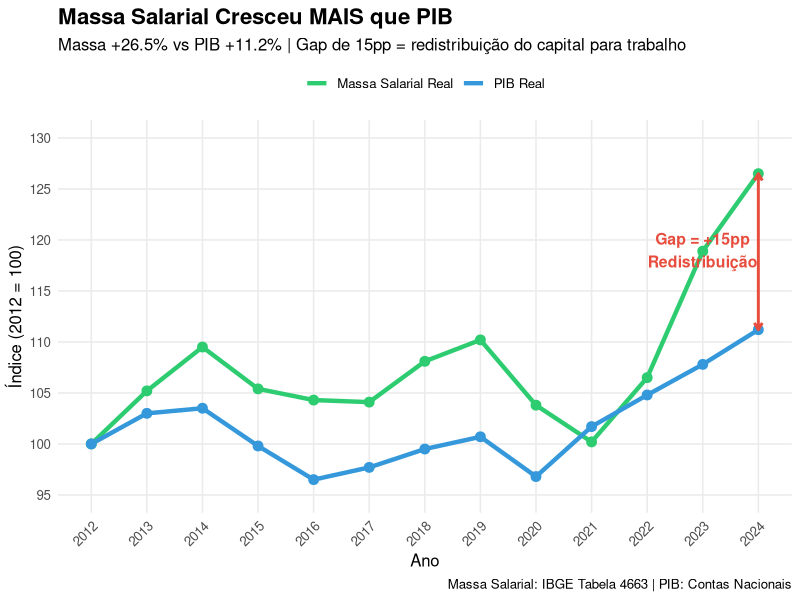
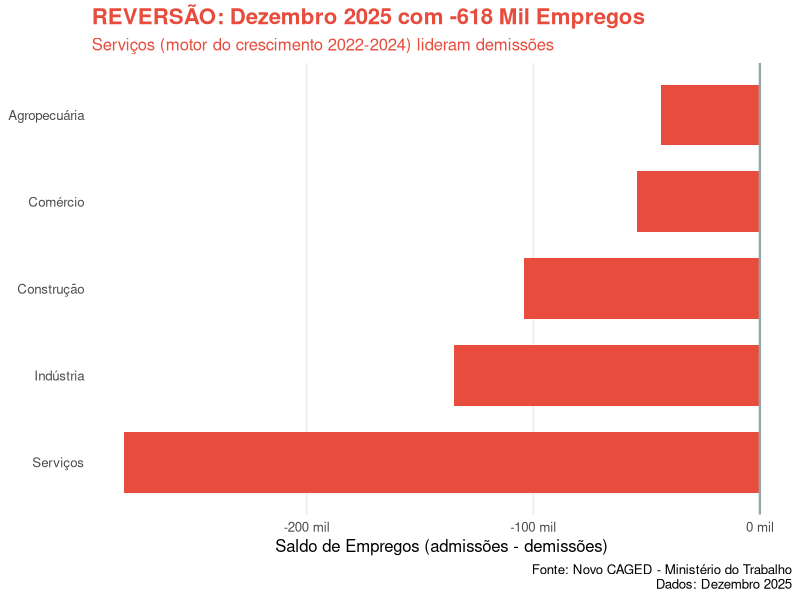
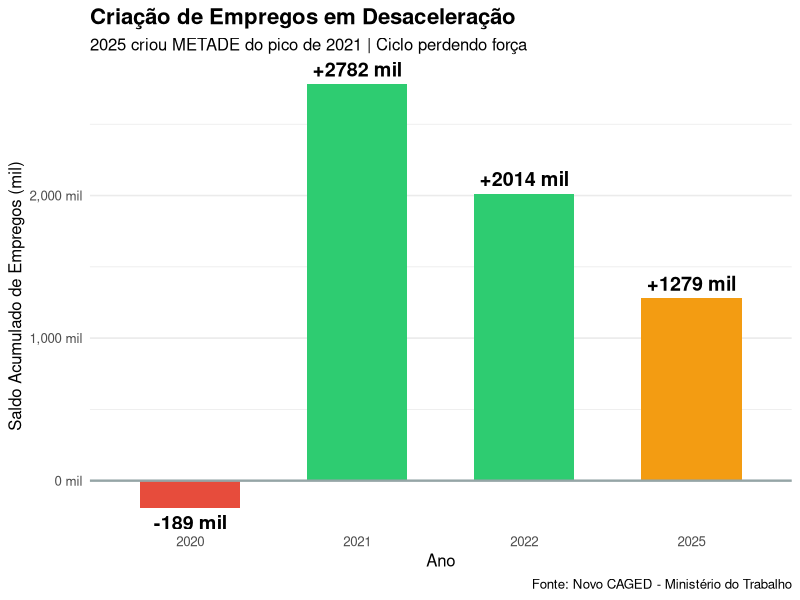
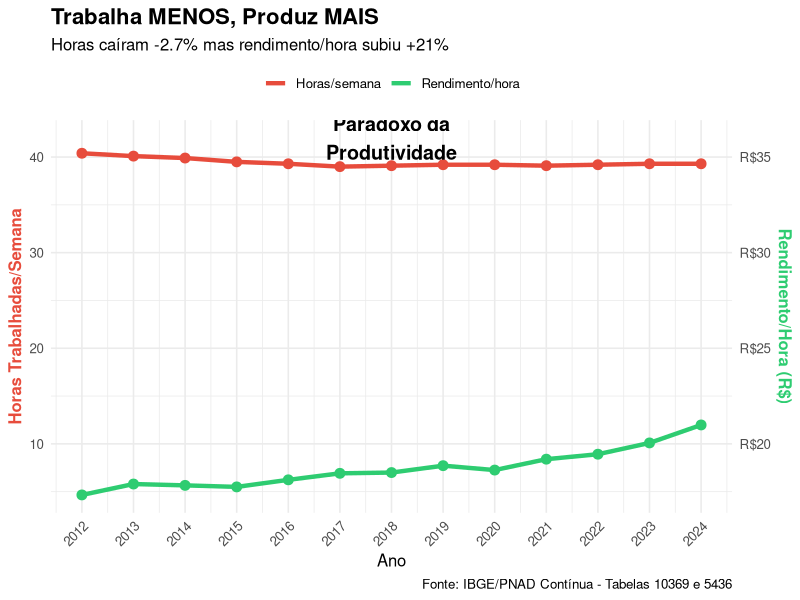
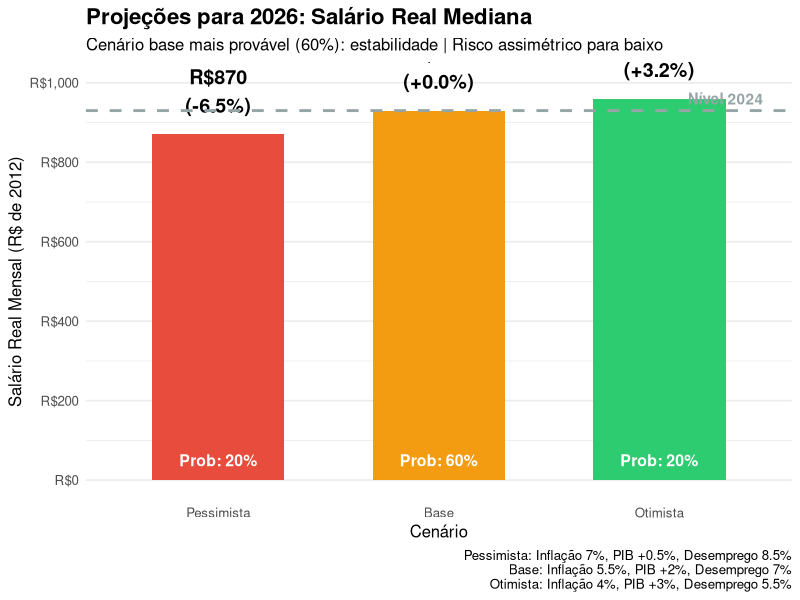

Recreate these plots in R, in order.
# ============================================================================
# GRÁFICOS FINAIS - VERSÃO 3.0 (PARTE 2)
# Gráficos 6-10
# ============================================================================

library(ggplot2)
library(dplyr)
library(scales)

# Paleta de cores
cores <- list(
  verde = "#2ECC71",
  vermelho = "#E74C3C",
  azul = "#3498DB",
  amarelo = "#F39C12",
  cinza = "#95A5A6"
)

# ============================================================================
# GRÁFICO 6: MASSA SALARIAL vs PIB REAL
# ============================================================================

massa_pib_data <- data.frame(
  ano = 2012:2024,
  massa_indice = c(100, 105.2, 109.5, 105.4, 104.3, 104.1, 108.1, 110.2, 
                   103.8, 100.2, 106.5, 118.9, 126.5),
  pib_indice = c(100, 103.0, 103.5, 99.8, 96.5, 97.7, 99.5, 100.7, 
                 96.8, 101.7, 104.8, 107.8, 111.2)
)

g6 <- ggplot(massa_pib_data, aes(x = ano)) +
  geom_line(aes(y = massa_indice, color = "Massa Salarial Real"), 
            size = 1.5) +
  geom_line(aes(y = pib_indice, color = "PIB Real"), 
            size = 1.5) +
  geom_point(aes(y = massa_indice), color = cores$verde, size = 3) +
  geom_point(aes(y = pib_indice), color = cores$azul, size = 3) +
  scale_color_manual(values = c("Massa Salarial Real" = cores$verde, 
                                 "PIB Real" = cores$azul)) +
  scale_y_continuous(limits = c(95, 130), breaks = seq(95, 130, 5)) +
  scale_x_continuous(breaks = 2012:2024) +
  annotate("segment", x = 2024, xend = 2024, 
           y = 111.2, yend = 126.5,
           arrow = arrow(ends = "both", length = unit(0.2, "cm")),
           color = cores$vermelho, size = 1) +
  annotate("text", x = 2023, y = 119, 
           label = "Gap = +15pp\nRedistribuição", 
           size = 4, fontface = "bold", color = cores$vermelho) +
  labs(
    title = "Massa Salarial Cresceu MAIS que PIB",
    subtitle = "Massa +26.5% vs PIB +11.2% | Gap de 15pp = redistribuição do capital para trabalho",
    x = "Ano",
    y = "Índice (2012 = 100)",
    color = NULL,
    caption = "Massa Salarial: IBGE Tabela 4663 | PIB: Contas Nacionais"
  ) +
  theme_minimal(base_size = 12) +
  theme(
    plot.title = element_text(size = 16, face = "bold"),
    legend.position = "top",
    axis.text.x = element_text(angle = 45, hjust = 1),
    panel.grid.minor = element_blank()
  )

ggsave("06_massa_salarial_vs_pib.png", g6, 
       width = 12, height = 7, dpi = 300, bg = "white")

# ============================================================================
# GRÁFICO 7: CAGED REVERSÃO DEZ/2025
# ============================================================================

caged_data <- data.frame(
  setor = c("Serviços", "Indústria", "Construção", "Comércio", "Agropecuária"),
  saldo = c(-280.810, -135.087, -104.077, -54.355, -43.836)
) %>%
  mutate(setor = factor(setor, levels = setor))

g7 <- ggplot(caged_data, aes(x = saldo, y = reorder(setor, saldo))) +
  geom_col(fill = cores$vermelho, width = 0.7) +
  geom_text(aes(label = sprintf("%+.0f mil", saldo)), 
            hjust = 1.1, color = "white", size = 5, fontface = "bold") +
  geom_vline(xintercept = 0, color = cores$cinza, size = 0.8) +
  scale_x_continuous(labels = comma_format(scale = 1, suffix = " mil")) +
  labs(
    title = "REVERSÃO: Dezembro 2025 com -618 Mil Empregos",
    subtitle = "Serviços (motor do crescimento 2022-2024) lideram demissões",
    x = "Saldo de Empregos (admissões - demissões)",
    y = NULL,
    caption = "Fonte: Novo CAGED - Ministério do Trabalho\nDados: Dezembro 2025"
  ) +
  theme_minimal(base_size = 12) +
  theme(
    plot.title = element_text(size = 16, face = "bold", color = cores$vermelho),
    plot.subtitle = element_text(color = cores$vermelho),
    panel.grid.major.y = element_blank(),
    panel.grid.minor = element_blank()
  )

ggsave("07_caged_reversao_dez2025.png", g7, 
       width = 10, height = 6, dpi = 300, bg = "white")

# ============================================================================
# GRÁFICO 8: CRIAÇÃO DE EMPREGOS 2020-2025 (DESACELERAÇÃO)
# ============================================================================

criacao_data <- data.frame(
  ano = c(2020, 2021, 2022, 2025),
  saldo = c(-189, 2782, 2014, 1279),
  cor = c(cores$vermelho, cores$verde, cores$verde, cores$amarelo)
)

g8 <- ggplot(criacao_data, aes(x = as.factor(ano), y = saldo)) +
  geom_col(aes(fill = as.factor(ano)), width = 0.6, show.legend = FALSE) +
  geom_text(aes(label = sprintf("%+.0f mil", saldo)), 
            vjust = ifelse(criacao_data$saldo > 0, -0.5, 1.5), 
            size = 5, fontface = "bold") +
  scale_fill_manual(values = criacao_data$cor) +
  geom_hline(yintercept = 0, color = cores$cinza, size = 0.8) +
  scale_y_continuous(labels = comma_format(suffix = " mil")) +
  labs(
    title = "Criação de Empregos em Desaceleração",
    subtitle = "2025 criou METADE do pico de 2021 | Ciclo perdendo força",
    x = "Ano",
    y = "Saldo Acumulado de Empregos (mil)",
    caption = "Fonte: Novo CAGED - Ministério do Trabalho"
  ) +
  theme_minimal(base_size = 12) +
  theme(
    plot.title = element_text(size = 16, face = "bold"),
    panel.grid.major.x = element_blank()
  )

ggsave("08_criacao_empregos_desaceleracao.png", g8, 
       width = 10, height = 7, dpi = 300, bg = "white")

# ============================================================================
# GRÁFICO 9: HORAS vs RENDIMENTO/HORA (PARADOXO)
# ============================================================================

horas_prod_data <- data.frame(
  ano = 2012:2024,
  horas = c(40.4, 40.1, 39.9, 39.5, 39.3, 39.0, 39.1, 39.2, 39.2, 39.1, 39.2, 39.3, 39.3),
  rend_hora = c(17.33, 17.90, 17.83, 17.75, 18.12, 18.46, 18.50, 18.86, 
                18.63, 19.20, 19.46, 20.05, 20.99)
)

g9 <- ggplot(horas_prod_data, aes(x = ano)) +
  geom_line(aes(y = horas, color = "Horas/semana"), size = 1.5) +
  geom_line(aes(y = (rend_hora - 15) * 2, color = "Rendimento/hora"), size = 1.5) +
  geom_point(aes(y = horas), color = cores$vermelho, size = 3) +
  geom_point(aes(y = (rend_hora - 15) * 2), color = cores$verde, size = 3) +
  scale_y_continuous(
    name = "Horas Trabalhadas/Semana",
    sec.axis = sec_axis(~. / 2 + 15, name = "Rendimento/Hora (R$)",
                        labels = dollar_format(prefix = "R$"))
  ) +
  scale_color_manual(values = c("Horas/semana" = cores$vermelho, 
                                 "Rendimento/hora" = cores$verde)) +
  scale_x_continuous(breaks = 2012:2024) +
  annotate("text", x = 2018, y = 42, 
           label = "Paradoxo da\nProdutividade", 
           size = 5, fontface = "bold") +
  labs(
    title = "Trabalha MENOS, Produz MAIS",
    subtitle = "Horas caíram -2.7% mas rendimento/hora subiu +21%",
    x = "Ano",
    color = NULL,
    caption = "Fonte: IBGE/PNAD Contínua - Tabelas 10369 e 5436"
  ) +
  theme_minimal(base_size = 12) +
  theme(
    plot.title = element_text(size = 16, face = "bold"),
    legend.position = "top",
    axis.title.y.left = element_text(color = cores$vermelho, face = "bold"),
    axis.title.y.right = element_text(color = cores$verde, face = "bold"),
    axis.text.x = element_text(angle = 45, hjust = 1)
  )

ggsave("09_horas_vs_produtividade.png", g9, 
       width = 12, height = 7, dpi = 300, bg = "white")

# ============================================================================
# GRÁFICO 10: CENÁRIOS 2026
# ============================================================================

cenarios_data <- data.frame(
  cenario = c("Pessimista", "Base", "Otimista"),
  p50 = c(870, 930, 960),
  prob = c("20%", "60%", "20%"),
  cor = c(cores$vermelho, cores$amarelo, cores$verde)
) %>%
  mutate(cenario = factor(cenario, levels = cenario),
         variacao = (p50 / 930 - 1) * 100)

g10 <- ggplot(cenarios_data, aes(x = cenario, y = p50)) +
  geom_col(aes(fill = cenario), width = 0.6, show.legend = FALSE) +
  geom_text(aes(label = sprintf("R$%d\n(%+.1f%%)", p50, variacao)), 
            vjust = -0.5, size = 5, fontface = "bold") +
  geom_text(aes(label = sprintf("Prob: %s", prob), y = 50), 
            size = 4, color = "white", fontface = "bold") +
  scale_fill_manual(values = cenarios_data$cor) +
  scale_y_continuous(labels = dollar_format(prefix = "R$"), 
                     limits = c(0, 1000), breaks = seq(0, 1000, 200)) +
  geom_hline(yintercept = 930, linetype = "dashed", 
             color = cores$cinza, size = 1) +
  annotate("text", x = 3.3, y = 930, 
           label = "Nível 2024", 
           vjust = -0.5, color = cores$cinza, fontface = "bold") +
  labs(
    title = "Projeções para 2026: Salário Real Mediana",
    subtitle = "Cenário base mais provável (60%): estabilidade | Risco assimétrico para baixo",
    x = "Cenário",
    y = "Salário Real Mensal (R$ de 2012)",
    caption = "Pessimista: Inflação 7%, PIB +0.5%, Desemprego 8.5%\nBase: Inflação 5.5%, PIB +2%, Desemprego 7%\nOtimista: Inflação 4%, PIB +3%, Desemprego 5.5%"
  ) +
  theme_minimal(base_size = 12) +
  theme(
    plot.title = element_text(size = 16, face = "bold"),
    panel.grid.major.x = element_blank()
  )

ggsave("10_projecoes_2026.png", g10, 
       width = 10, height = 7, dpi = 300, bg = "white")

print("✅ TODOS os gráficos 6-10 criados com sucesso!")
print("Total: 10 gráficos principais prontos para o estudo")
print("\nArquivos criados:")
print("01_trajetoria_trabalhador_tipico.png")
print("02_decomposicao_estrutural_conjuntural.png")
print("03_ganhos_progressivos_percentis.png")
print("04_participacao_trabalho_pib.png")
print("05_desemprego_vs_salario.png")
print("06_massa_salarial_vs_pib.png")
print("07_caged_reversao_dez2025.png")
print("08_criacao_empregos_desaceleracao.png")
print("09_horas_vs_produtividade.png")
print("10_projecoes_2026.png")
